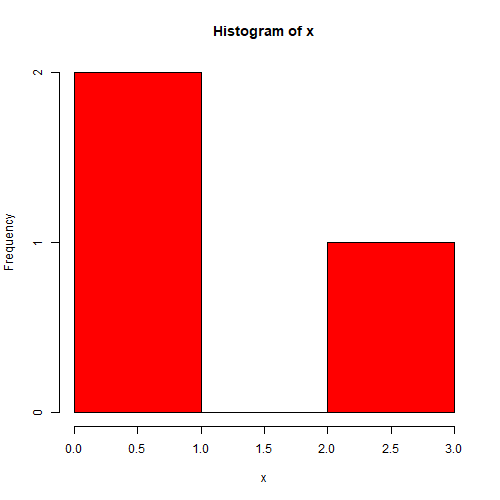

This chart was generated by the following R code:
#!/usr/bin/Rscript --vanilla
setwd("C:/xampp/htdocs/webtool")
args <- commandArgs(TRUE)
cols <- args[1]
fname <- args[2]
x <- rnorm(cols,0,1)
fname = paste(fname, "png", sep = ".")
png(filename=fname, width=500, height=500)
hist(x, col="red")
dev.off()
#Terminal script: "C:/Program Files/R/R-4.2.0/bin/x64/Rscript.exe" "C:/xampp/htdocs/webtool/temp.R" 6 "temp"
